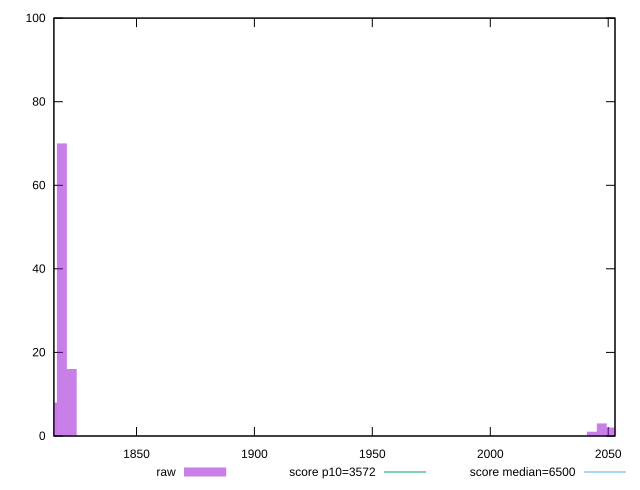

Reproduce this figure in gnuplot.
reset

$raw <<EOF
1818.3680765603756 70
1814.2070512135556 8
1822.5291019071958 16
2051.3854959823 2
2043.06344528866 1
2047.2244706354802 3
EOF

set key outside below
set boxwidth 4.1610253468200815
set xrange [1814.9948000000002:2052.8760500000003]
set yrange [0:100]
set style fill transparent solid 0.5 noborder

set parametric
set terminal svg size 640, 490 enhanced background rgb 'white'
set output "report_00007_2020-12-11T15:55:29.892Z/first-cpu-idle/samples/pages+cached+noexternal+nosvg/raw/histogram.svg"

plot $raw title "raw" with boxes, \
     3572,t title "score p10=3572", \
     6500,t title "score median=6500"

reset
